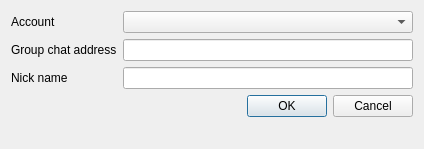
<?xml version="1.0" encoding="UTF-8"?>
<ui version="4.0">
 <class>DlgJoinMUC</class>
 <widget class="QDialog" name="DlgJoinMUC">
  <property name="geometry">
   <rect>
    <x>0</x>
    <y>0</y>
    <width>424</width>
    <height>149</height>
   </rect>
  </property>
  <property name="windowTitle">
   <string>Join a Group Chat</string>
  </property>
  <layout class="QFormLayout" name="formLayout">
   <item row="0" column="0">
    <widget class="QLabel" name="label">
     <property name="text">
      <string>Account</string>
     </property>
    </widget>
   </item>
   <item row="0" column="1">
    <widget class="TreeComboBox" name="account">
     <property name="sizePolicy">
      <sizepolicy hsizetype="Expanding" vsizetype="Fixed">
       <horstretch>0</horstretch>
       <verstretch>0</verstretch>
      </sizepolicy>
     </property>
     <property name="insertPolicy">
      <enum>QComboBox::NoInsert</enum>
     </property>
    </widget>
   </item>
   <item row="1" column="0">
    <widget class="QLabel" name="label_2">
     <property name="text">
      <string>Group chat address</string>
     </property>
    </widget>
   </item>
   <item row="1" column="1">
    <widget class="QLineEdit" name="mucjid"/>
   </item>
   <item row="2" column="0">
    <widget class="QLabel" name="label_3">
     <property name="text">
      <string>Nick name</string>
     </property>
    </widget>
   </item>
   <item row="2" column="1">
    <widget class="QLineEdit" name="nickname"/>
   </item>
   <item row="3" column="0" colspan="2">
    <widget class="QDialogButtonBox" name="buttons">
     <property name="orientation">
      <enum>Qt::Horizontal</enum>
     </property>
     <property name="standardButtons">
      <set>QDialogButtonBox::Cancel|QDialogButtonBox::Ok</set>
     </property>
    </widget>
   </item>
  </layout>
 </widget>
 <customwidgets>
  <customwidget>
   <class>TreeComboBox</class>
   <extends>QComboBox</extends>
   <header>mlxcqt.tree_combo_box</header>
  </customwidget>
 </customwidgets>
 <resources/>
 <connections>
  <connection>
   <sender>buttons</sender>
   <signal>accepted()</signal>
   <receiver>DlgJoinMUC</receiver>
   <slot>accept()</slot>
   <hints>
    <hint type="sourcelabel">
     <x>248</x>
     <y>254</y>
    </hint>
    <hint type="destinationlabel">
     <x>157</x>
     <y>274</y>
    </hint>
   </hints>
  </connection>
  <connection>
   <sender>buttons</sender>
   <signal>rejected()</signal>
   <receiver>DlgJoinMUC</receiver>
   <slot>reject()</slot>
   <hints>
    <hint type="sourcelabel">
     <x>316</x>
     <y>260</y>
    </hint>
    <hint type="destinationlabel">
     <x>286</x>
     <y>274</y>
    </hint>
   </hints>
  </connection>
 </connections>
</ui>
